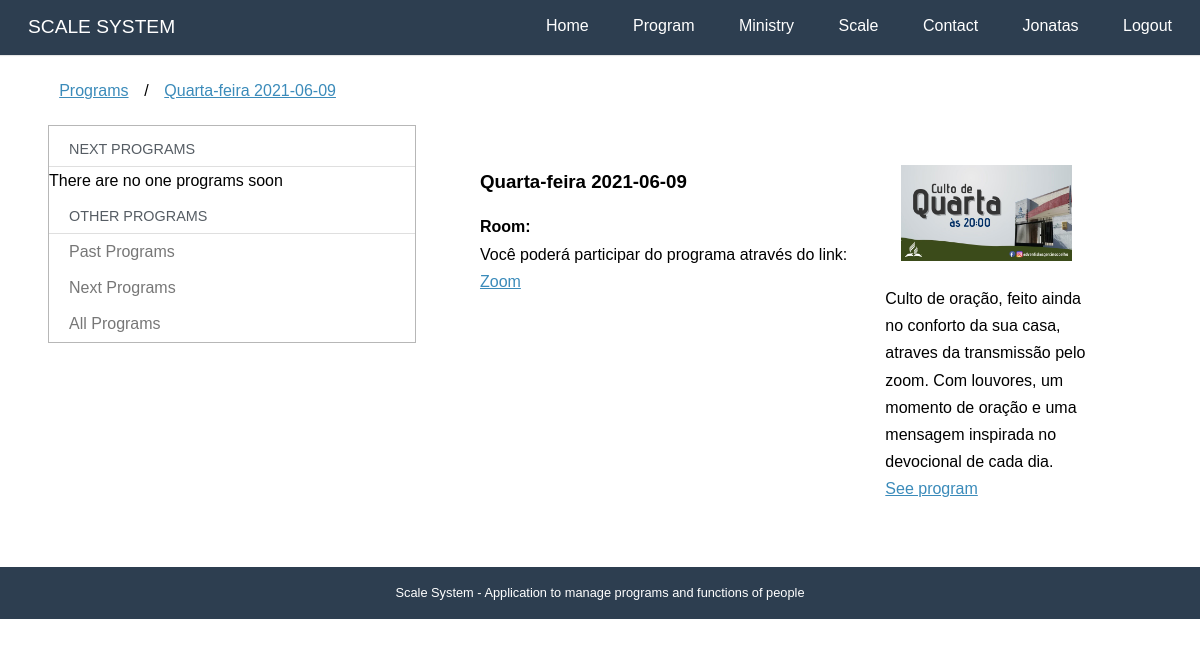
The page /programs/34 (signed in) on the database as committed earlier.
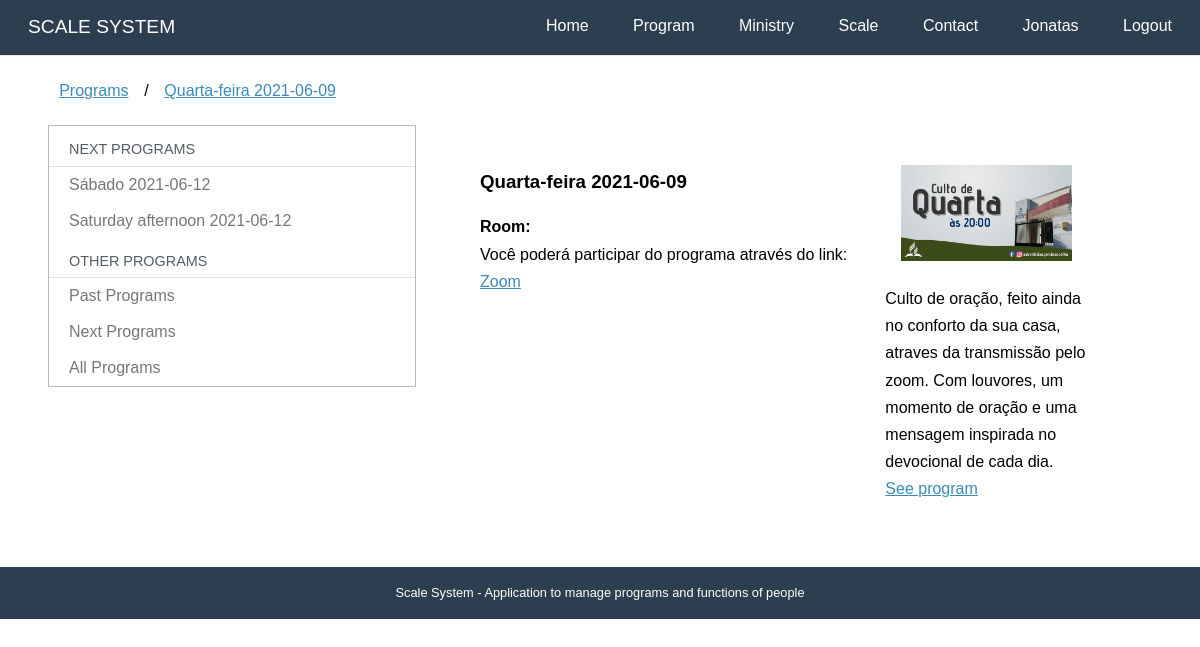
The same page on the database as committed later.
### programs/models.py (models this page shows, shortened)
class Program (models.Model):
    SATURDAY = 'SA'
    SATURDAYAFTERNOON = 'JA'
    WEDNESDAY = 'WE'
    SUNDAY = 'SN'
    FRIDAY = 'FR'
    SPECIAL = 'SP'
    WEEKPFPRAYER = 'WP'
    PROGRAMTYPES = [
        (SATURDAY, _('Saturday')),
        (SATURDAYAFTERNOON, _('Saturday afternoon')),
        (WEDNESDAY, _('Wednesday')),
        (SUNDAY,_('Sunday')),
        (FRIDAY, _('Friday')),
        (SPECIAL, _('Special')),
        (WEEKPFPRAYER,_('Week of Prayer'))
    ]
    name = models.CharField(
        max_length=2,
        choices=PROGRAMTYPES
    )
    description = models.TextField(_('Simple Description'), blank=True)
    date = models.DateField(_("Date"), auto_now=False, auto_now_add=False, null=True,blank=False)
    image = models.ImageField(_("Image"), upload_to='program',null=True,blank=True)
    transmission = models.URLField(_("Transmission Link"), max_length=200,null=True,blank=True)
    room = models.URLField(_("Room Link"), max_length=200,null=True,blank=True)
    presential = models.BooleanField(_("Presential?"),default=False)
    iscription = models.BooleanField(_("Needs subscription?"),default=True)
    created_at = models.DateTimeField(_("Created at"), auto_now_add=True)
    updated_at = models.DateTimeField(_('Updated at'), auto_now=True)
    def typeprogram(self):
        for l in Program.PROGRAMTYPES:
            if l[0] == self.name:
                return _(l[1])
        return ""
    def __str__(self):
        return self.typeprogram() + ((' '+str(self.date)) if self.date else (" " + _("Template")))
    class Meta:
        verbose_name = _("Program")
        verbose_name_plural = _("Programs")
        ordering = ['date']

### programs/views.py (the view)
# urls.py: path('<int:program>', views.description,  name='description'),
def description(request, program):
    template_name = "programs/description.html"
    pg = get_object_or_404(Program.objects,pk=program)
    context = {'program':pg}
    context['resume'] = utils.resume_programs()
    return render(request, template_name, context)

### accounts/models.py (called while the page is built)
    def __str__(self):
        return self.name or self.username

    def get_full_name(self):
        return str(self)

    def get_first_name(self):
        return self.get_full_name().split()[0]

### core/templatetags/call_method.py (called while the page is built)
@register.filter(name='has_group')
def has_group(user, group_name):
    return user.groups.filter(name=group_name).exists()

@register.filter(name='has_ministry')
def has_ministry(user):
    if my_engaged(user) or my_ministries(user):
        return True
    return False

### ministries/utils.py (called while the page is built)
def my_engaged(user):
    def m(x):
        return [x.ministry]
    def r(x,a):
        if x[0] and x[0] not in a:
            a.append(x[0])
        return a
    functions = list(Function.objects.filter(people = user))
    prog = ProgramTime.objects.filter(person = user)
    for pg in prog:
        functions.append(pg.function)
    if functions:
        return reduce(r,map(m,functions))
    else:
        return []

### programs/utils.py (called while the page is built)
def resume_programs():
    return Program.objects.filter(date__gte = date.today())[:3]

### programs/templates/programs/description.html (shortened to what this page needs)
{% extends "programs/dashboard.html" %}
{% load i18n static %}
{% block breadcrumb %}
{{ block.super }}
<li>/</li>
<li><a href="{% url 'programs:description' program.pk %}">{{program}}</a></li>
{% endblock %}
{% block dashboard_content %}
<div class="pure-g-r content-ribbon">
    <div class="pure-u-2-3">
        <h3>{{program}}</h3>
        {% block description_content %}
        <div>
            {% if program.room %}
            <p>
                <strong>{% translate "Room:"%}</strong><br>
                Você poderá participar do programa através do link:
                <a href="{{program.room}}">Zoom</a>
            </p>
            {% endif %}
        </div>
        {% endblock %}
    </div>
    <div class="pure-u-1-3">
        <div class="l-box">
            {% if program.image %}
            <img src="{{ program.image.url }}" alt="{{ program }}" />
            {% else %}
            <img src="{% static 'programs/img/400x250.png' %}" alt="{{ program }}" />
            {% endif %}
        </div>
        <p> {{program.description}}<br>
            {% block cross_link %}
            <a href="{% url 'programs:program' program.pk %}">{% translate "See program" %}</a>
            {% endblock %}
        </p>
    </div>
</div>
{% endblock %}

### programs/templates/programs/dashboard.html (shortened to what this page needs)
{% extends "base.html" %}
{% load i18n %}
{% block content %}
<div class="pure-g-r content-ribbon">
    <div class="pure-u-1">
        <ul class="breadcrumb">
            {% block breadcrumb %}
            <li><a href="{% url 'programs:dashboard' %}">{% translate "Programs" %}</a></li>
            {% endblock %}
        </ul>
    </div>
    <div class="pure-u-1-3">
        <div class="pure-menu pure-menu-open">
            <a class="pure-menu-heading">{% translate "Next Programs" %}</a>
            <ul>
                {% if resume %}
                {% for pg in resume %}
                <li><a href="{% url 'programs:description' pg.pk %}">{{pg}}</a></li>
                {% endfor %}
                {% else %}
                {% translate "There are no one programs soon" %}
                {% endif %}
                <li class="pure-menu-heading">{% translate "Other Programs" %}</li>
                <li><a href="{% url 'programs:past' %}">{% translate "Past Programs" %}</a></li>
                <li><a href="{% url 'programs:next' %}">{% translate "Next Programs" %}</a></li>
                <li><a href="{% url 'programs:all' %}">{% translate "All Programs" %}</a></li>
            </ul>
        </div>
    </div>
    <div class="pure-u-2-3">
        <div class="inner">
            {% block dashboard_content %}
            {% endblock %}
        </div>
    </div>
</div>
{% endblock %}

Rows that differ between the two databases and show on the page:
added Program: name+date "Sábado 2021-06-12"
added Program: name+date "Saturday afternoon 2021-06-12"
Other text that changed with them:
text no longer shown: "There are no one programs soon"
